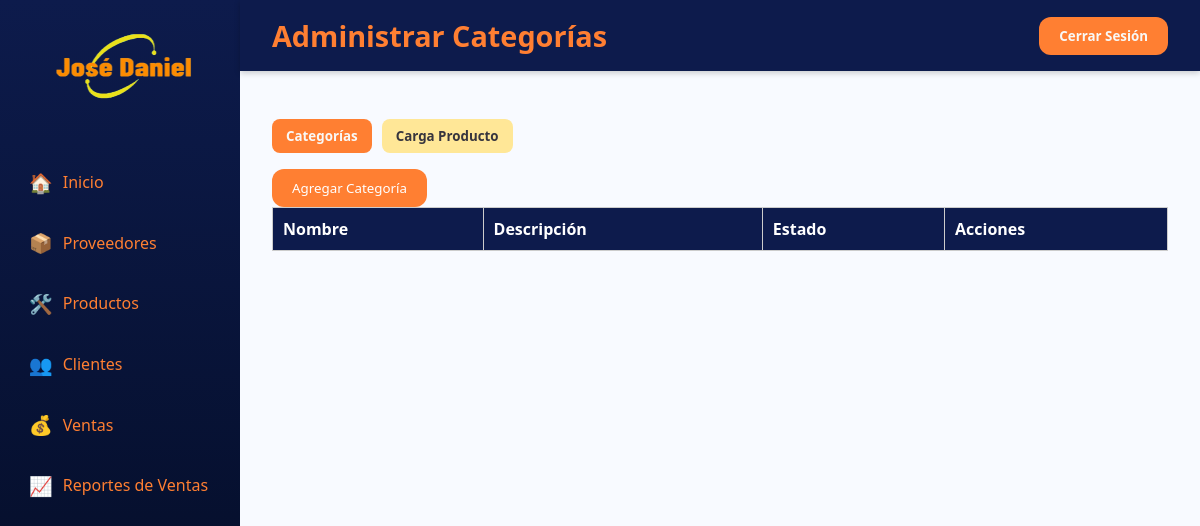
The page /pages/admin/categoria.php on the database as committed earlier.
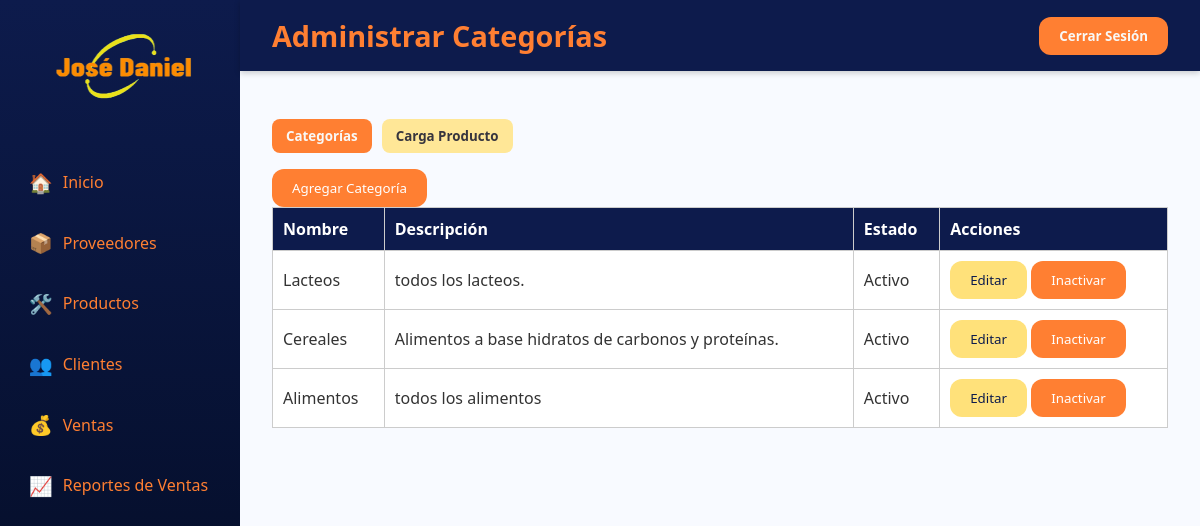
The same page on the database as committed later.
### tables this page shows
CREATE TABLE `categoria` (
  `id_categoria` int(11) NOT NULL,
  `nombre_categoria` varchar(100) DEFAULT NULL,
  `descripcion` varchar(100) DEFAULT NULL,
  `estado` enum('Activo','Inactivo') NOT NULL
);

### pages/admin/categoria.php (the view, shortened to what this page needs)
<?php
include('../../config/conexion.php');
$sql = "SELECT * FROM categoria WHERE estado = 'Activo'";
$ejecucionDeConsulta = mysqli_query($conexion, $sql);
?>
<!DOCTYPE html>
<html lang="es">
<head>
  <link rel="stylesheet" href="../../assets/css/styles.css">
</head>
<body>
  <div class="container">
    <aside class="sidebar">
      <div class="logo"><img src="../../assets/img/logo.ico" alt="Logo" width="200" height="100"></div>
      <nav>
        <a href="dashboard.php"><span class="icon">🏠</span> <span class="text">Inicio</span></a>
        <a href="proveedores.php"><span class="icon">📦</span> <span class="text">Proveedores</span></a>
        <a href="ingresar_producto.php"><span class="icon">🛠️</span> <span class="text">Productos</span></a>
        <a href="clientes.php"><span class="icon">👥</span> <span class="text">Clientes</span></a>
        <a href="ventas.php"><span class="icon">💰</span> <span class="text">Ventas</span></a>
        <a href="reporte_ventas.php" class="active"><span class="icon">📈</span> <span class="text">Reportes de Ventas</span></a>
      </nav>
    </aside>
    <div class="main">
      <header class="header">
        <h1 class="title">Administrar Categorías</h1>
        <div class="icons">
          <button class="btn-primary"><a id="botonCerrar">Cerrar Sesión</a></button>
        </div>
      </header>
      <main class="content">
        <div class="tabs">
          <button class="tab-btn active" data-tab="categorias"><a href="categoria.php">Categorías</a></button>
          <button class="tab-btn active" id="boton-secundario" onclick="window.location.href='ingresar_producto.php'">Carga Producto</button>
        </div>
        <button class="btn-primary" onclick="abrirModal()">Agregar Categoría</button>
        <table class="tabla">
          <thead id="tabla-categorias">
            <tr>
              <th>Nombre</th>
              <th>Descripción</th>
              <th>Estado</th>
              <th>Acciones</th>
            </tr>
          </thead>
          <tbody>
            <?php while ($filas = mysqli_fetch_assoc($ejecucionDeConsulta)) { ?>
            <tr>
              <td><?php echo $filas['nombre_categoria']; ?></td>
              <td><?php echo $filas['descripcion']; ?></td>
              <td><?php echo $filas['estado']; ?></td>
              <td>
                <button class="btn-secondary"
                  onclick="abrirModalEditar(<?php echo $filas['id_categoria']; ?>,
                    '<?php echo $filas['nombre_categoria']; ?>',
                    '<?php echo $filas['descripcion']; ?>')">Editar</button>
                <button class="btn-primary"
                  onclick="eliminarCategoria(<?php echo $filas['id_categoria']; ?>)">Inactivar</button>
              </td>
            </tr>
            <?php } ?>
          </tbody>
        </table>
      </main>
    </div>
  </div>
</body>
</html>

Rows that differ between the two databases and show on the page:
now on this page (row edited): categoria: nombre_categoria "Lacteos", descripcion "todos los lacteos.", estado "Activo"
now on this page (row edited): categoria: nombre_categoria "Cereales", descripcion "Alimentos a base hidratos de carbonos y proteínas.", estado "Activo"
added categoria: nombre_categoria "Alimentos", descripcion "todos los alimentos", estado "Activo"
